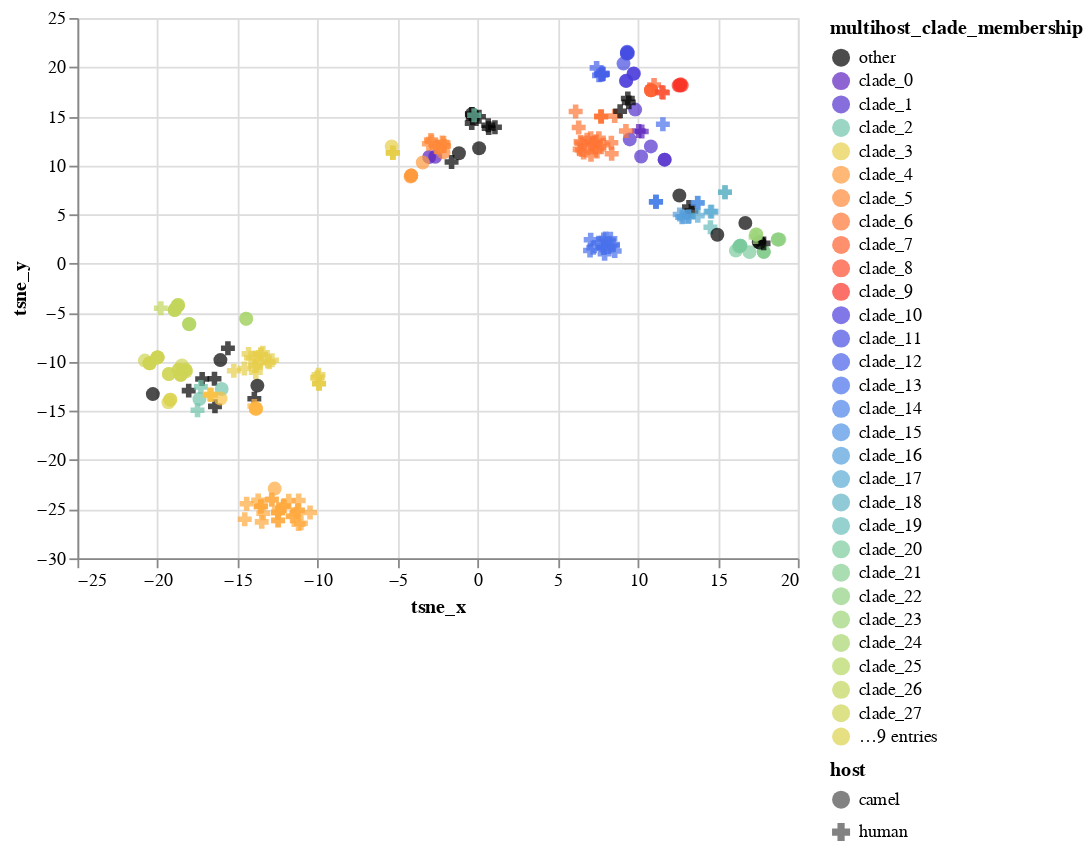

Notebook source saved alongside this figure:
### Code cell
brush = alt.selection(type='interval', resolve='global')
chart = alt.Chart(TSNE_df).mark_point(size=60, filled=True).encode(
    x=alt.X('tsne_x', title='tsne_x'),
    y=alt.X('tsne_y', title='tsne_y'),
    color=alt.Color("multihost_clade_membership:N", scale=alt.Scale(domain=domain, range=range_)),
    tooltip=["strain", "host","multihost_clade_membership"],
    shape=alt.Shape('host:N', scale=alt.Scale(range=["circle","cross"]))
).interactive()
chart

### Figure 1 — Vega-Lite specification as saved in the notebook (floating-point values rounded to 4 significant figures; data arrays with more than 128 entries replaced by an {"elided": "..."} marker saying what was removed)
{"config": {"view": {"continuousWidth": 400, "continuousHeight": 300}}, "data": {"name": "data-5e91b64b3f3acb620ac181b6ffc463a4"}, "mark": {"type": "point", "filled": true, "size": 60}, "encoding": {"color": {"type": "nominal", "field": "multihost_clade_membership", "scale": {"domain": ["other", "clade_0", "clade_1", "clade_2", "clade_3", "clade_4", "clade_5", "clade_6", "clade_7", "clade_8", "clade_9", "clade_10", "clade_11", "clade_12", "clade_13", "clade_14", "clade_15", "clade_16", "clade_17", "clade_18", "clade_19", "clade_20", "clade_21", "clade_22", "clade_23", "clade_24", "clade_25", "clade_26", "clade_27", "clade_28", "clade_29", "clade_30", "clade_31", "clade_32", "clade_33", "clade_34", "clade_35", "clade_36"], "range": ["#000000", "#5c22be", "#5330cd", "#71c4ac", "#e7cf4b", "#ff9a3c", "#ff8939", "#ff7535", "#ff6131", "#fd4b2c", "#f93529", "#4b3ddb", "#474ee3", "#4760e9", "#4971eb", "#4b82e9", "#4f92e5", "#549fdc", "#5aabd3", "#61b4c6", "#68bdba", "#7bca9d", "#86ce91", "#91d283", "#9dd478", "#aad66d", "#b6d764", "#c3d65c", "#cfd555", "#dcd34f", "#e7cf4b", "#f9c244", "#ffb642", "#ffaa3f", "#000000", "#5c22be", "#5330cd", "#71c4ac"]}}, "shape": {"type": "nominal", "field": "host", "scale": {"range": ["circle", "cross"]}}, "tooltip": [{"type": "nominal", "field": "strain"}, {"type": "nominal", "field": "host"}, {"type": "nominal", "field": "multihost_clade_membership"}], "x": {"type": "quantitative", "field": "tsne_x", "title": "tsne_x"}, "y": {"type": "quantitative", "field": "tsne_y", "title": "tsne_y"}}, "selection": {"selector011": {"type": "interval", "bind": "scales", "encodings": ["x", "y"]}}, "$schema": "https://vega.github.io/schema/vega-lite/v4.8.1.json", "datasets": {"data-5e91b64b3f3acb620ac181b6ffc463a4": {"elided": "274 records"}}}
